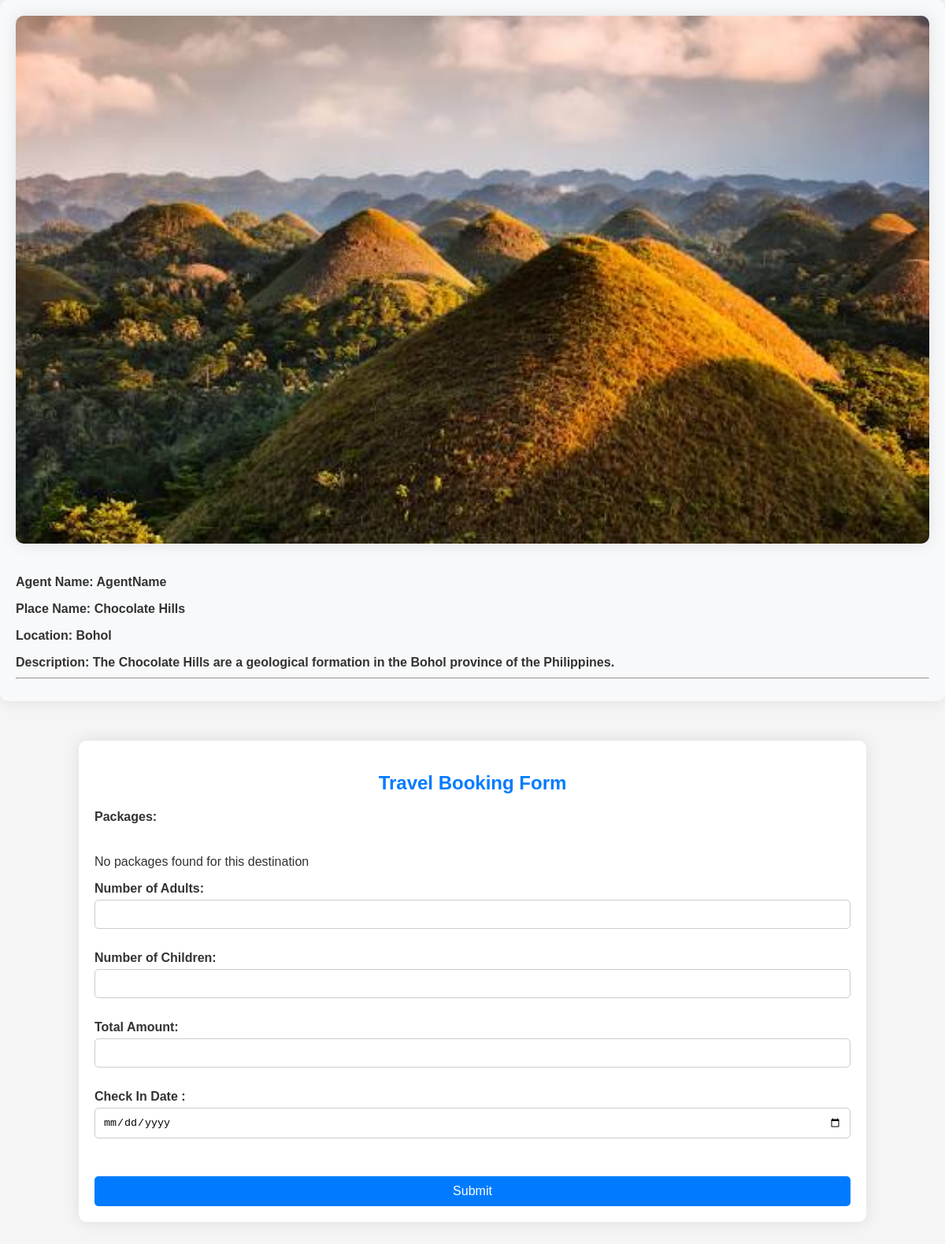
/booking_form.php?id=44, run on the app's committed database.
### tables this page shows
CREATE TABLE `destination` (
  `id` int(11) NOT NULL,
  `image` blob NOT NULL,
  `agent_name` varchar(225) NOT NULL,
  `location` varchar(255) NOT NULL,
  `placename` varchar(225) NOT NULL,
  `description` text NOT NULL
);

### booking_form.php (the view, shortened to what this page needs)
<!DOCTYPE html>
<html lang="en">
<head>
    <link rel="stylesheet" href="css/bookform2.css">
    <link rel="stylesheet" href="https://use.fontawesome.com/releases/v5.8.1/css/all.css">
</head>
<body>
    <?php
    require_once "connection.php";
    if(isset($_GET['id'])) {
        $destination_id = $_GET['id'];
        $query = "SELECT * FROM destination WHERE id = $destination_id";
        $result = mysqli_query($con, $query);
        if($result) {
            $destination_details = mysqli_fetch_assoc($result);
            echo "<div class='destination-details'>";
            echo "<img src='uploads/{$destination_details['image']}' alt='Place Image' class='destination-image'>";
            echo "<div class='details'>";
            echo "<p class='agent'><strong>Agent Name:</strong> {$destination_details['agent_name']}</p>";
            echo "<p class='place'><strong>Place Name:</strong> {$destination_details['placename']}</p>";
            echo "<p class='location'><strong>Location:</strong> {$destination_details['location']}</p>";
            echo "<p class='description'><strong>Description:</strong> {$destination_details['description']}</p>";
            echo "<hr>";
            echo "</div>";
            echo "</div>";
        } else {
            echo "Error: " . mysqli_error($con);
        }
    } else {
        echo "Destination ID not provided.";
    }
    ?>
    <div class="container">
        <h2>Travel Booking Form</h2>
        <form method="post" action="">
            <div class="form-group">
                <label for="packages">Packages:</label><br>
                <?php
                require_once "connection.php";
                if(isset($_GET['id'])) {
                    $destination_id = $_GET['id'];
                    $query = "SELECT id, pname, description, child_price, adult_price FROM packages WHERE desti = $destination_id";
                    $result = mysqli_query($con, $query);
                    if (mysqli_num_rows($result) > 0) {
                        while ($row = mysqli_fetch_assoc($result)) {
                                echo "<div class='package-box' onclick='togglePackageSelection(" . $row['id'] . ")'>";
                                echo "<input type='radio' id='package_" . $row['id'] . "' name='package_id' value='" . $row['id'] . "' required>";
                                echo "<div class='package-content'>";
                                echo "<label><strong>Package Name:</strong> " . $row['pname'] . "</label><br>";
                                echo "<div><strong>Description:</strong> " . nl2br($row['description']) . "</div><br>";
                                echo "<div><strong>Child Price:</strong> <span class='child-price'>" . $row['child_price'] . "</span></div><br>";
                                echo "<div><strong>Adult Price:</strong> <span class='adult-price'>" . $row['adult_price'] . "</span></div>";
                                echo "</div>";
                                echo "</div>";
                        }
                    } else {
                        echo "<p>No packages found for this destination</p>";
                    }
                } else {
                    echo "<p>Please select a destination first</p>";
                }
                ?>
            </div>
            <label for="no_of_adults">Number of Adults:</label>
            <input type="number" id="no_of_adults" name="no_of_adults" required><br><br>
            <label for="no_of_children">Number of Children:</label>
            <input type="number" id="no_of_children" name="no_of_children" required><br><br>
            <label for="total_amount">Total Amount:</label>
            <input type="number" id="total_amount" name="total_amount" required readonly><br><br>
            <label for="from_date">Check In Date :</label>
            <input type="date" id="from_date" name="from_date" required><br><br>
            <input type="submit" name="submit" value="Submit">
        </form>
    </div>
</body>
</html>

### css/bookform2.css (style rules this page uses)
body { font-family: Arial, sans-serif; background-color: #f5f5f5; color: #333; margin: 0; padding: 0; }
.container { width: 80%; margin: 50px auto; background-color: #fff; padding: 20px; border-radius: 10px; box-shadow: 0 0 20px rgba(0, 0, 0, 0.1); }
h2 { text-align: center; margin-bottom: 20px; color: #007bff; }
.destination-details { background-color: #f8f9fa; border-radius: 10px; box-shadow: 0 0 20px rgba(0, 0, 0, 0.1); padding: 20px; margin-bottom: 20px; }
.destination-image { width: 100%; border-radius: 10px; margin-bottom: 20px; box-shadow: 0 0 20px rgba(0, 0, 0, 0.1); }
.details p { margin-bottom: 10px; }
.agent, .place, .location, .description { font-weight: bold; }
form label { display: block; margin-bottom: 5px; font-weight: bold; }
form input[type="number"], form input[type="date"] { width: 100%; padding: 10px; margin-bottom: 10px; border: 1px solid #ccc; border-radius: 5px; box-sizing: border-box; }
form input[type="submit"] { width: 100%; padding: 10px; background-color: #007bff; color: #fff; border: none; border-radius: 5px; cursor: pointer; font-size: 16px; margin-top: 20px; }

### data on the page
destination: image (picture), agent_name "AgentName", placename "Chocolate Hills", location "Bohol", description "The Chocolate Hills are a geological formation in the Bohol province of the Philippines."
